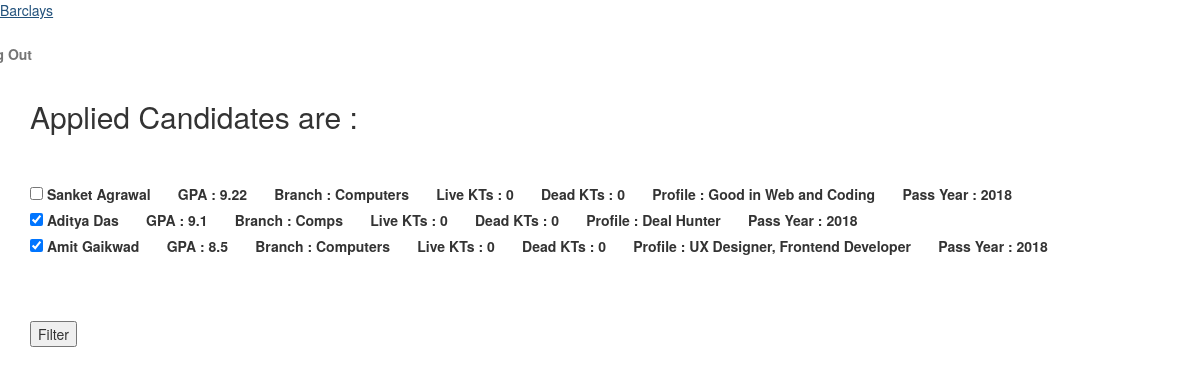
The page /candi_list/ (signed in) on the database its author committed.
### tpcprocess/models.py (models this page shows, shortened)
class CandidateList(models.Model):
    company = models.ForeignKey(Company, default=1)
    student = models.ForeignKey(Student, default=1)
    is_selected = models.BooleanField(default=False)

class Student(models.Model):
    user = models.ForeignKey(User, default=1)
    u_id = models.CharField(max_length=100)
    name = models.CharField(max_length=200)
    branch = models.CharField(max_length=100)
    cgpa = models.CharField(max_length=100)
    live_kt = models.IntegerField()
    dead_kt = models.IntegerField()
    profile = models.TextField(max_length=4000)
    passing_year = models.CharField(max_length=100)

### tpcprocess/views.py (the view)
# urls.py: url(r'^candi_list/$', views.candi_list, name='candi_list'),
def candi_list(request):
    company = get_object_or_404(Company, user=request.user)
    candidates = CandidateList.objects.filter(company=company)
    context = {'candidates': candidates}
    return render(request, 'tpcprocess/candi_list.html', context)

### tpcprocess/templates/tpcprocess/candi_list.html (shortened to what this page needs)
{% extends 'tpcprocess/comp_base.html' %}
{% block body %}
<div class="container">
    <h2>Applied Candidates are : </h2>
    <br>
    <br>
    <form method="post" action="{% url 'tpcprocess:filter_candi' %}" enctype="multipart/form-data">
        {% for candi in candidates %}
            <label for="{{candi.id}}" class="mdl-checkbox mdl-js-checkbox mdl-js-ripple-effect" >
                <input type="checkbox" id="{{candi.id}}" name="filterlist" class="mdl-checkbox__input" value="{{candi.id}}"
                       {% if candi.is_selected %} checked {% endif %}/>
                <span class="mdl-checkbox__label">{{candi.student.name}}</span>&nbsp;&nbsp;&nbsp;&nbsp;&nbsp;&nbsp;
                <span class="mdl-checkbox__label">GPA : {{candi.student.cgpa}}</span>&nbsp;&nbsp;&nbsp;&nbsp;&nbsp;&nbsp;
                <span class="mdl-checkbox__label">Branch : {{candi.student.branch}}</span>&nbsp;&nbsp;&nbsp;&nbsp;&nbsp;&nbsp;
                <span class="mdl-checkbox__label">Live KTs : {{candi.student.live_kt}}</span>&nbsp;&nbsp;&nbsp;&nbsp;&nbsp;&nbsp;
                <span class="mdl-checkbox__label">Dead KTs : {{candi.student.dead_kt}}</span>&nbsp;&nbsp;&nbsp;&nbsp;&nbsp;&nbsp;
                <span class="mdl-checkbox__label">Profile : {{candi.student.profile}}</span>&nbsp;&nbsp;&nbsp;&nbsp;&nbsp;&nbsp;
                <span class="mdl-checkbox__label">Pass Year : {{candi.student.passing_year}}</span>&nbsp;&nbsp;&nbsp;&nbsp;&nbsp;&nbsp;
            </label>
        {% endfor %}
        <br /><br /><br /><br />
        <input type="submit" class="mdl-button mdl-js-button mdl-button--raised mdl-js-ripple-effect mdl-button--accent mdl-color--purple-A700"
               value="Filter" style="left:45%" >
        <br />
    </form>
</div>
{% endblock %}

### tpcprocess/static/tpcprocess/styles.css (style rules this page uses)
body { margin: 0; }

### rows shown on the page
CandidateList: student.name "Sanket Agrawal", student.cgpa "9.22", student.branch "Computers", student.live_kt "0", student.dead_kt "0", student.profile "Good in Web and Coding", student.passing_year "2018"
CandidateList: is_selected "☑", student.name "Aditya Das", student.cgpa "9.1", student.branch "Comps", student.live_kt "0", student.dead_kt "0", student.profile "Deal Hunter", student.passing_year "2018"
CandidateList: is_selected "☑", student.name "Amit Gaikwad", student.cgpa "8.5", student.branch "Computers", student.live_kt "0", student.dead_kt "0", student.profile "UX Designer, Frontend Developer", student.passing_year "2018"
